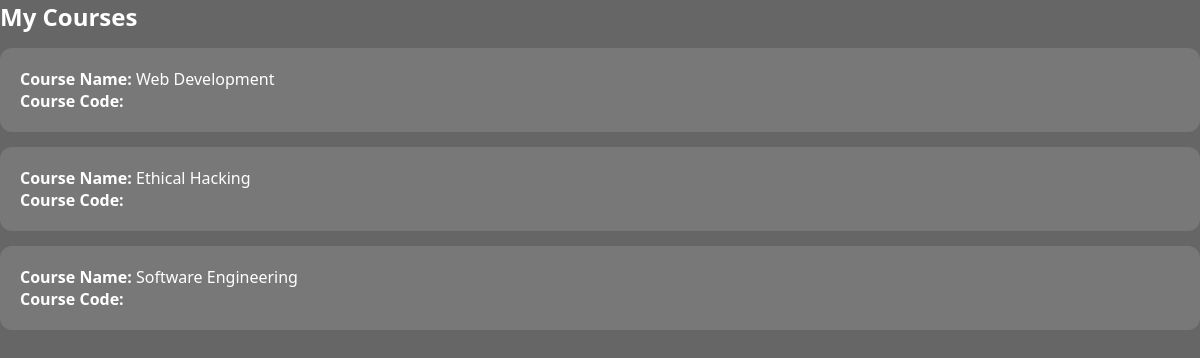
The app's page /frontend/view_courses.php (signed in) with its own data.
### tables this page shows
CREATE TABLE `courses` (
  `course_id` int(11) NOT NULL,
  `course_name` varchar(100) DEFAULT NULL,
  `lecturer_email` varchar(100) DEFAULT NULL
);

### frontend/view_courses.php (the view, shortened to what this page needs)
<?php
include("../backend/db.php");
$email = $_SESSION['email'];
$sql = "SELECT * FROM courses WHERE lecturer_email='$email'";
$result = $conn->query($sql);
?>
<link rel="stylesheet" href="../assets/style.css">
<div class="dashboard">
<h2>My Courses</h2>
<?php
if ($result->num_rows > 0) {
    while($row = $result->fetch_assoc()) {
        echo "<div class='card'>";
        echo "<b>Course Name:</b> " . $row['course_name'] . "<br>";
        echo "<b>Course Code:</b> " . $row['course_code'] . "<br>";
        echo "</div>";
    }
} else {
    echo "No courses created yet.";
}
?>
</div>

### assets/style.css (style rules this page uses)
* { margin: 0; padding: 0; box-sizing: border-box; font-family: 'Segoe UI', sans-serif; }
.card { background: rgba(255,255,255,0.12); padding: 20px; border-radius: 12px; margin: 15px 0; transition: 0.3s; }

### records on screen
courses: course_name "Web Development"
courses: course_name "Ethical Hacking"
courses: course_name "Software Engineering"
